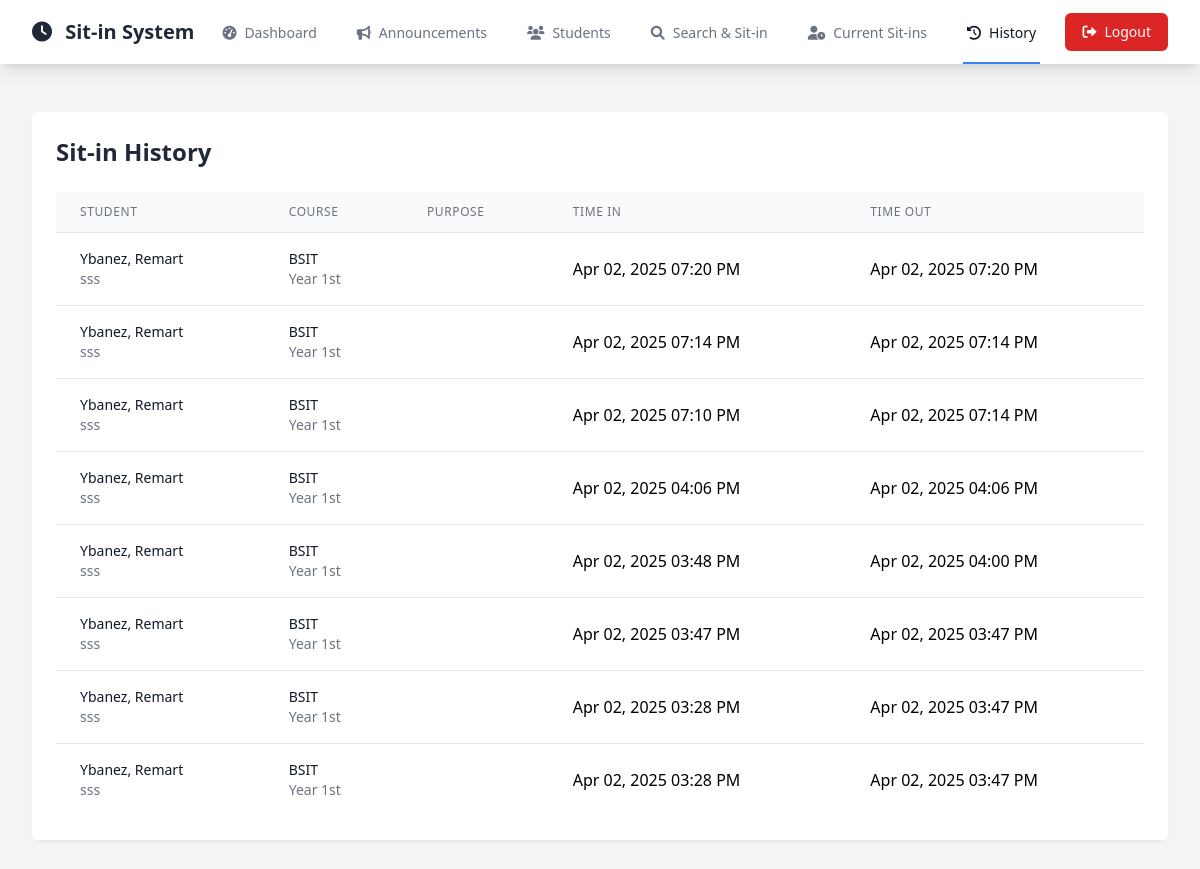
The page /admin/history.php (signed in) on the database its author committed.
### tables this page shows
CREATE TABLE `sit_in_records` (
  `id` int(11) NOT NULL,
  `user_id` int(11) DEFAULT NULL,
  `lastname` varchar(50) NOT NULL,
  `middlename` varchar(50) NOT NULL,
  `firstname` varchar(50) NOT NULL,
  `course` varchar(50) NOT NULL,
  `year` int(11) NOT NULL,
  `time_in` timestamp NOT NULL DEFAULT current_timestamp(),
  `time_out` timestamp NULL DEFAULT NULL,
  `status` enum('active','completed') DEFAULT 'active',
  `sitin_purpose'` enum('Programming','C','C++') NOT NULL
);

CREATE TABLE `users` (
  `id` int(11) NOT NULL,
  `idno` varchar(20) NOT NULL,
  `firstname` varchar(50) NOT NULL,
  `lastname` varchar(50) NOT NULL,
  `middlename` varchar(50) DEFAULT NULL,
  `course` enum('BSIT','BSCS') NOT NULL,
  `year` enum('1st','2nd','3rd','4th') NOT NULL,
  `username` varchar(50) NOT NULL,
  `password` varchar(255) NOT NULL,
  `role` enum('student','admin') DEFAULT 'student',
  `created_at` timestamp NOT NULL DEFAULT current_timestamp(),
  `profile_pic` varchar(255) NOT NULL,
  `session` int(30) NOT NULL DEFAULT 30
);

### admin/history.php (the view, shortened to what this page needs)
<?php
require_once '../config/database.php';
$student = null;
$query = "SELECT sr.*, u.idno, u.lastname, u.firstname, u.middlename, u.course, u.year
          FROM sit_in_records sr
          JOIN users u ON sr.user_id = u.id
          WHERE sr.time_out IS NOT NULL";
$query .= " ORDER BY sr.time_out DESC";
$stmt = $pdo->prepare($query);
if ($student) {
    $stmt->execute([$_GET['student_id']]);
} else {
    $stmt->execute();
}
$history = $stmt->fetchAll();
?>
<!DOCTYPE html>
<html lang="en">
<head>
    <script src="https://cdn.tailwindcss.com"></script>
    <link href="https://cdnjs.cloudflare.com/ajax/libs/font-awesome/6.0.0/css/all.min.css" rel="stylesheet">
</head>
<body class="bg-gray-100">
    <?php include 'includes/navbar.php'; ?>
    <div class="max-w-7xl mx-auto py-6 sm:px-6 lg:px-8">
        <div class="px-4 py-6 sm:px-0">
            <div class="bg-white overflow-hidden shadow-sm sm:rounded-lg">
                <div class="p-6 bg-white border-b border-gray-200">
                    <div class="flex justify-between items-center mb-6">
                        <h2 class="text-2xl font-bold text-gray-800">
                            <?php if ($student): ?>
                                Sit-in History for <?php echo htmlspecialchars($student['lastname'] . ', ' . $student['firstname']); ?>
                            <?php else: ?>
                                Sit-in History
                            <?php endif; ?>
                        </h2>
                    </div>
                    <div class="overflow-x-auto">
                        <table class="min-w-full divide-y divide-gray-200">
                            <thead class="bg-gray-50">
                                <tr>
                                    <th class="px-6 py-3 text-left text-xs font-medium text-gray-500 uppercase tracking-wider">Student</th>
                                    <th class="px-6 py-3 text-left text-xs font-medium text-gray-500 uppercase tracking-wider">Course</th>
                                    <th class="px-6 py-3 text-left text-xs font-medium text-gray-500 uppercase tracking-wider">Purpose</th>
                                    <th class="px-6 py-3 text-left text-xs font-medium text-gray-500 uppercase tracking-wider">Time In</th>
                                    <th class="px-6 py-3 text-left text-xs font-medium text-gray-500 uppercase tracking-wider">Time Out</th>
                                </tr>
                            </thead>
                            <tbody class="bg-white divide-y divide-gray-200">
                                <?php foreach ($history as $record): ?>
                                    <tr>
                                        <td class="px-6 py-4 whitespace-nowrap">
                                            <div class="text-sm font-medium text-gray-900">
                                                <?php
                                                $lastname = isset($record['lastname']) ? htmlspecialchars($record['lastname']) : '';
                                                $firstname = isset($record['firstname']) ? htmlspecialchars($record['firstname']) : '';
                                                echo $lastname . ', ' . $firstname;
                                                ?>
                                            </div>
                                            <?php if (isset($record['middlename']) && !empty($record['middlename'])): ?>
                                                <div class="text-sm text-gray-500">
                                                    <?php echo htmlspecialchars($record['middlename']); ?>
                                                </div>
                                            <?php endif; ?>
                                        </td>
                                        <td class="px-6 py-4 whitespace-nowrap">
                                            <div class="text-sm text-gray-900">
                                                <?php echo isset($record['course']) ? htmlspecialchars($record['course']) : ''; ?>
                                            </div>
                                            <div class="text-sm text-gray-500">
                                                Year <?php echo isset($record['year']) ? htmlspecialchars($record['year']) : ''; ?>
                                            </div>
                                        </td>
                                        <td class="px-6 py-4 whitespace-nowrap">
                                        </td>
                                        <td class="px-6 py-4 whitespace-nowrap">
                                            <?php echo isset($record['time_in']) ? date('M d, Y h:i A', strtotime($record['time_in'])) : ''; ?>
                                        </td>
                                        <td class="px-6 py-4 whitespace-nowrap">
                                            <?php echo isset($record['time_out']) ? date('M d, Y h:i A', strtotime($record['time_out'])) : ''; ?>
                                        </td>
                                    </tr>
                                <?php endforeach; ?>
                            </tbody>
                        </table>
                    </div>
                </div>
            </div>
        </div>
    </div>
</body>
</html>

### rows shown on the page
sit_in_records: user.lastname "Ybanez", user.firstname "Remart", user.middlename "sss", user.course "BSIT", user.year "1st", time_in "Apr 02, 2025 07:20 PM", time_out "Apr 02, 2025 07:20 PM"
sit_in_records: user.lastname "Ybanez", user.firstname "Remart", user.middlename "sss", user.course "BSIT", user.year "1st", time_in "Apr 02, 2025 07:14 PM", time_out "Apr 02, 2025 07:14 PM"
sit_in_records: user.lastname "Ybanez", user.firstname "Remart", user.middlename "sss", user.course "BSIT", user.year "1st", time_in "Apr 02, 2025 07:10 PM", time_out "Apr 02, 2025 07:14 PM"
sit_in_records: user.lastname "Ybanez", user.firstname "Remart", user.middlename "sss", user.course "BSIT", user.year "1st", time_in "Apr 02, 2025 04:06 PM", time_out "Apr 02, 2025 04:06 PM"
sit_in_records: user.lastname "Ybanez", user.firstname "Remart", user.middlename "sss", user.course "BSIT", user.year "1st", time_in "Apr 02, 2025 03:48 PM", time_out "Apr 02, 2025 04:00 PM"
sit_in_records: user.lastname "Ybanez", user.firstname "Remart", user.middlename "sss", user.course "BSIT", user.year "1st", time_in "Apr 02, 2025 03:47 PM", time_out "Apr 02, 2025 03:47 PM"
sit_in_records: user.lastname "Ybanez", user.firstname "Remart", user.middlename "sss", user.course "BSIT", user.year "1st", time_in "Apr 02, 2025 03:28 PM", time_out "Apr 02, 2025 03:47 PM"
sit_in_records: user.lastname "Ybanez", user.firstname "Remart", user.middlename "sss", user.course "BSIT", user.year "1st", time_in "Apr 02, 2025 03:28 PM", time_out "Apr 02, 2025 03:47 PM"
